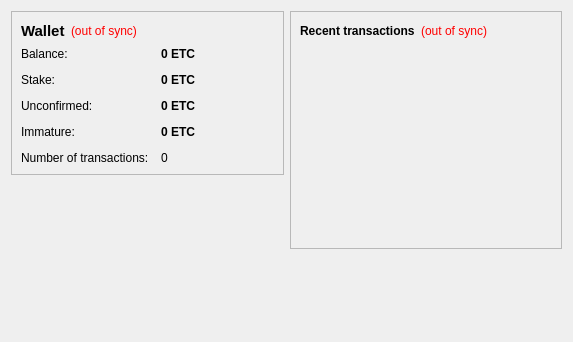
<?xml version="1.0" encoding="UTF-8"?>
<ui version="4.0">
 <class>OverviewPage</class>
 <widget class="QWidget" name="OverviewPage">
  <property name="geometry">
   <rect>
    <x>0</x>
    <y>0</y>
    <width>573</width>
    <height>342</height>
   </rect>
  </property>
  <property name="windowTitle">
   <string>Form</string>
  </property>
  <layout class="QHBoxLayout" name="horizontalLayout" stretch="1,1">
   <item>
    <layout class="QVBoxLayout" name="verticalLayout_2">
     <item>
      <widget class="QFrame" name="frame">
       <property name="frameShape">
        <enum>QFrame::StyledPanel</enum>
       </property>
       <property name="frameShadow">
        <enum>QFrame::Raised</enum>
       </property>
       <layout class="QVBoxLayout" name="verticalLayout_4">
        <item>
         <layout class="QHBoxLayout" name="horizontalLayout_4">
          <item>
           <widget class="QLabel" name="label_5">
            <property name="font">
             <font>
              <pointsize>11</pointsize>
              <weight>75</weight>
              <bold>true</bold>
             </font>
            </property>
            <property name="text">
             <string>Wallet</string>
            </property>
           </widget>
          </item>
          <item>
           <widget class="QLabel" name="labelWalletStatus">
            <property name="toolTip">
             <string>The displayed information may be out of date. Your wallet automatically synchronizes with the ElectricCoin network after a connection is established, but this process has not completed yet.</string>
            </property>
            <property name="styleSheet">
             <string notr="true">QLabel { color: red; }</string>
            </property>
            <property name="text">
             <string notr="true">(out of sync)</string>
            </property>
            <property name="alignment">
             <set>Qt::AlignLeading|Qt::AlignLeft|Qt::AlignVCenter</set>
            </property>
           </widget>
          </item>
          <item>
           <spacer name="horizontalSpacer_2">
            <property name="orientation">
             <enum>Qt::Horizontal</enum>
            </property>
            <property name="sizeHint" stdset="0">
             <size>
              <width>40</width>
              <height>20</height>
             </size>
            </property>
           </spacer>
          </item>
         </layout>
        </item>
        <item>
         <layout class="QFormLayout" name="formLayout_2">
          <property name="fieldGrowthPolicy">
           <enum>QFormLayout::AllNonFixedFieldsGrow</enum>
          </property>
          <property name="horizontalSpacing">
           <number>12</number>
          </property>
          <property name="verticalSpacing">
           <number>12</number>
          </property>
          <item row="0" column="0">
           <widget class="QLabel" name="label">
            <property name="text">
             <string>Balance:</string>
            </property>
           </widget>
          </item>
          <item row="0" column="1">
           <widget class="QLabel" name="labelBalance">
            <property name="font">
             <font>
              <weight>75</weight>
              <bold>true</bold>
             </font>
            </property>
            <property name="cursor">
             <cursorShape>IBeamCursor</cursorShape>
            </property>
            <property name="toolTip">
             <string>Your current balance</string>
            </property>
            <property name="text">
             <string notr="true">0 ETC</string>
            </property>
            <property name="textInteractionFlags">
             <set>Qt::LinksAccessibleByMouse|Qt::TextSelectableByKeyboard|Qt::TextSelectableByMouse</set>
            </property>
           </widget>
          </item>
          <item row="1" column="0">
           <widget class="QLabel" name="label_6">
            <property name="text">
             <string>Stake:</string>
            </property>
           </widget>
          </item>
          <item row="1" column="1">
           <widget class="QLabel" name="labelStake">
            <property name="font">
             <font>
              <weight>75</weight>
              <bold>true</bold>
             </font>
            </property>
            <property name="cursor">
             <cursorShape>IBeamCursor</cursorShape>
            </property>
            <property name="toolTip">
             <string>Total of coins that was staked, and do not yet count toward the current balance</string>
            </property>
            <property name="text">
             <string notr="true">0 ETC</string>
            </property>
            <property name="textInteractionFlags">
             <set>Qt::LinksAccessibleByMouse|Qt::TextSelectableByKeyboard|Qt::TextSelectableByMouse</set>
            </property>
           </widget>
          </item>
          <item row="2" column="0">
           <widget class="QLabel" name="label_3">
            <property name="text">
             <string>Unconfirmed:</string>
            </property>
           </widget>
          </item>
          <item row="2" column="1">
           <widget class="QLabel" name="labelUnconfirmed">
            <property name="font">
             <font>
              <weight>75</weight>
              <bold>true</bold>
             </font>
            </property>
            <property name="cursor">
             <cursorShape>IBeamCursor</cursorShape>
            </property>
            <property name="toolTip">
             <string>Total of transactions that have yet to be confirmed, and do not yet count toward the current balance</string>
            </property>
            <property name="text">
             <string notr="true">0 ETC</string>
            </property>
            <property name="textInteractionFlags">
             <set>Qt::LinksAccessibleByMouse|Qt::TextSelectableByKeyboard|Qt::TextSelectableByMouse</set>
            </property>
           </widget>
          </item>
          <item row="3" column="0">
           <widget class="QLabel" name="labelImmatureText">
            <property name="text">
             <string>Immature:</string>
            </property>
           </widget>
          </item>
          <item row="3" column="1">
           <widget class="QLabel" name="labelImmature">
            <property name="font">
             <font>
              <weight>75</weight>
              <bold>true</bold>
             </font>
            </property>
            <property name="toolTip">
             <string>Mined balance that has not yet matured</string>
            </property>
            <property name="text">
             <string notr="true">0 ETC</string>
            </property>
            <property name="textInteractionFlags">
             <set>Qt::LinksAccessibleByMouse|Qt::TextSelectableByKeyboard|Qt::TextSelectableByMouse</set>
            </property>
           </widget>
          </item>
          <item row="4" column="0">
           <widget class="QLabel" name="label_2">
            <property name="text">
             <string>Number of transactions:</string>
            </property>
           </widget>
          </item>
          <item row="4" column="1">
           <widget class="QLabel" name="labelNumTransactions">
            <property name="toolTip">
             <string>Total number of transactions in wallet</string>
            </property>
            <property name="text">
             <string notr="true">0</string>
            </property>
           </widget>
          </item>
         </layout>
        </item>
       </layout>
      </widget>
     </item>
     <item>
      <spacer name="verticalSpacer">
       <property name="orientation">
        <enum>Qt::Vertical</enum>
       </property>
       <property name="sizeHint" stdset="0">
        <size>
         <width>20</width>
         <height>40</height>
        </size>
       </property>
      </spacer>
     </item>
    </layout>
   </item>
   <item>
    <layout class="QVBoxLayout" name="verticalLayout_3">
     <item>
      <widget class="QFrame" name="frame_2">
       <property name="frameShape">
        <enum>QFrame::StyledPanel</enum>
       </property>
       <property name="frameShadow">
        <enum>QFrame::Raised</enum>
       </property>
       <layout class="QVBoxLayout" name="verticalLayout">
        <item>
         <layout class="QHBoxLayout" name="horizontalLayout_2">
          <item>
           <widget class="QLabel" name="label_4">
            <property name="text">
             <string>&lt;b&gt;Recent transactions&lt;/b&gt;</string>
            </property>
           </widget>
          </item>
          <item>
           <widget class="QLabel" name="labelTransactionsStatus">
            <property name="toolTip">
             <string>The displayed information may be out of date. Your wallet automatically synchronizes with the ElectricCoin network after a connection is established, but this process has not completed yet.</string>
            </property>
            <property name="styleSheet">
             <string notr="true">QLabel { color: red; }</string>
            </property>
            <property name="text">
             <string notr="true">(out of sync)</string>
            </property>
            <property name="alignment">
             <set>Qt::AlignRight|Qt::AlignTrailing|Qt::AlignVCenter</set>
            </property>
           </widget>
          </item>
          <item>
           <spacer name="horizontalSpacer">
            <property name="orientation">
             <enum>Qt::Horizontal</enum>
            </property>
            <property name="sizeHint" stdset="0">
             <size>
              <width>40</width>
              <height>20</height>
             </size>
            </property>
           </spacer>
          </item>
         </layout>
        </item>
        <item>
         <widget class="QListView" name="listTransactions">
          <property name="styleSheet">
           <string notr="true">QListView { background: transparent; }</string>
          </property>
          <property name="frameShape">
           <enum>QFrame::NoFrame</enum>
          </property>
          <property name="verticalScrollBarPolicy">
           <enum>Qt::ScrollBarAlwaysOff</enum>
          </property>
          <property name="horizontalScrollBarPolicy">
           <enum>Qt::ScrollBarAlwaysOff</enum>
          </property>
          <property name="selectionMode">
           <enum>QAbstractItemView::NoSelection</enum>
          </property>
         </widget>
        </item>
       </layout>
      </widget>
     </item>
     <item>
      <spacer name="verticalSpacer_2">
       <property name="orientation">
        <enum>Qt::Vertical</enum>
       </property>
       <property name="sizeHint" stdset="0">
        <size>
         <width>20</width>
         <height>40</height>
        </size>
       </property>
      </spacer>
     </item>
    </layout>
   </item>
  </layout>
 </widget>
 <resources/>
 <connections/>
</ui>
